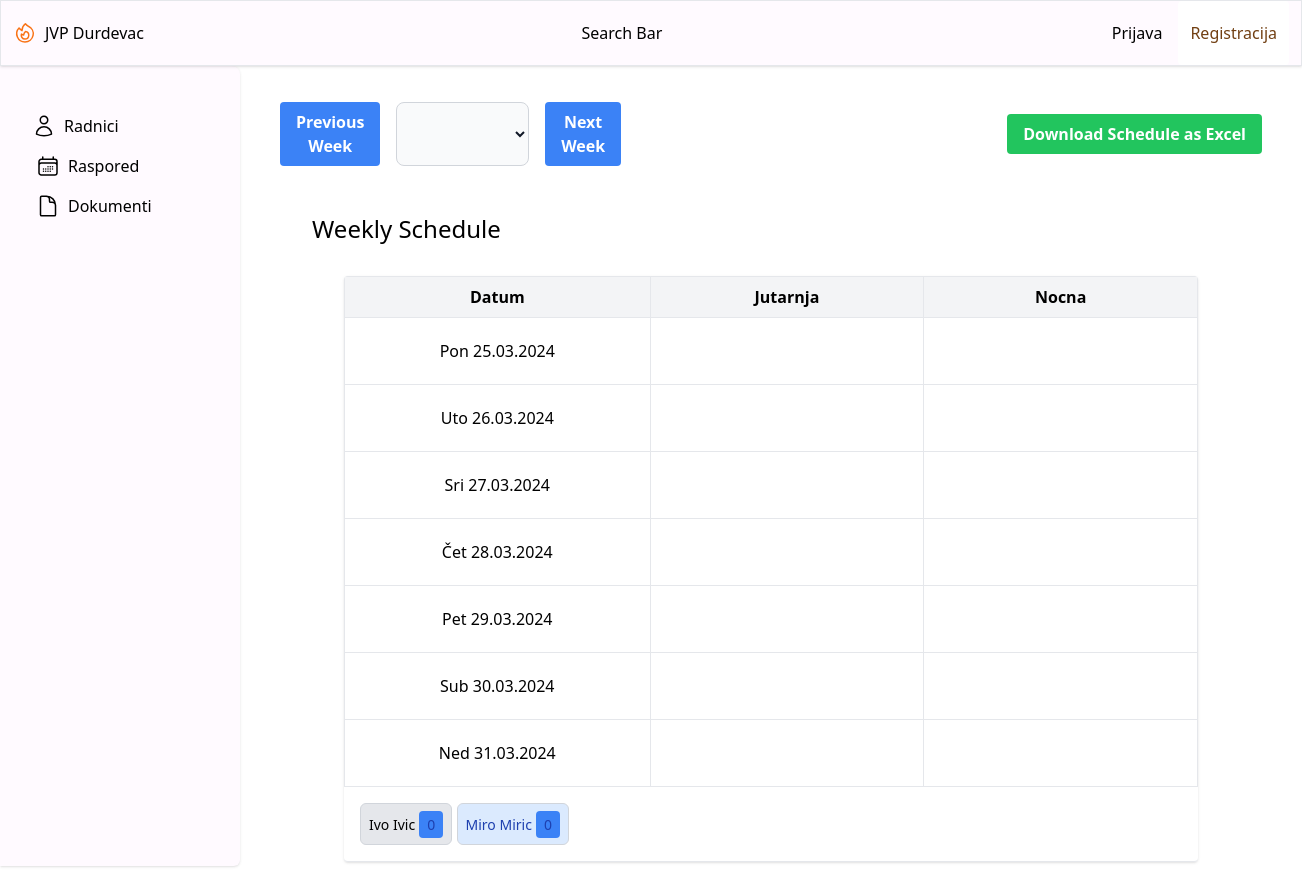
Page /schedule/ on the earlier database version.
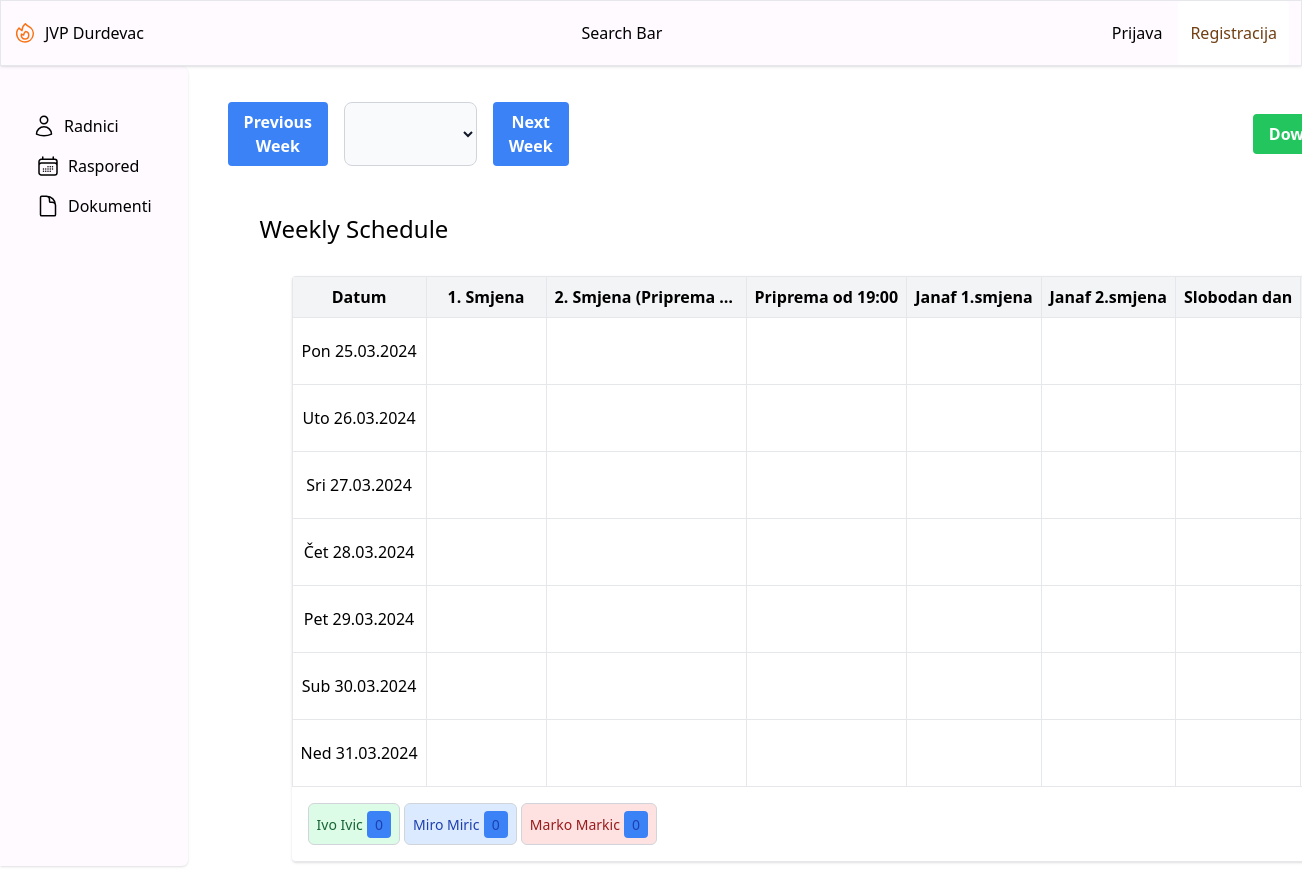
Same page on the later database version.
### scheduler/models.py (models this page shows, shortened)
class ShiftType(models.Model):
    name = models.CharField(max_length=100)
    start_time = models.TimeField(null=True, blank=True)
    end_time = models.TimeField(null=True, blank=True)
    description = models.TextField(blank=True)

class Employee(models.Model):
    name = models.CharField(max_length=100)
    surname = models.CharField(max_length=100)
    role = models.CharField(max_length=100)
    group = models.CharField(max_length=100)

### scheduler/views.py (the view)
# urls.py: path('schedule/', schedule_view, name='schedule_view'),
def schedule_view(request):
    start_date_str = request.GET.get('week_start')
    if start_date_str:
        start_date = datetime.strptime(start_date_str, '%Y-%m-%d').date()
    else:
        today = date.today()
        start_date = today - timedelta(days=today.weekday())  # Ensure we start on Monday
    week_dates = get_week_dates(start_date)
    shift_types = ShiftType.objects.all()
    schedule_data = {}
    for day in week_dates:
        day_key = day.strftime('%Y-%m-%d')
        schedule_data[day_key] = {}
        for shift_type in shift_types:
            entry = ScheduleEntry.objects.filter(date=day, shift_type=shift_type).first()
            schedule_data[day_key][shift_type.id] = entry
    context = {
        'week_dates': week_dates,
        'shift_types': shift_types,
        'schedule_data': schedule_data,
        'employees': Employee.objects.all(),
    }
    if is_ajax(request):
        schedule_grid_html = render_to_string('scheduler/scheduler_grid_inner.html', context, request)
        return HttpResponse(schedule_grid_html)
    return render(request, 'scheduler/schedule_grid.html', context)

### scheduler/templatetags/custom_filters.py (called while the page is built)
@register.filter(name='translate_day')
def translate_day(value):
    return DAY_TRANSLATIONS.get(value[:3], value)

### scheduler/templatetags/custom_templates.py (called while the page is built)
@register.filter(name='get_item')
def get_item(dictionary, key):
    if dictionary is None:
        return None
    return dictionary.get(str(key))

### scheduler/views.py (called while the page is built)
def is_ajax(request):
    return request.headers.get('x-requested-with') == 'XMLHttpRequest'

def get_week_dates(start_date):
    return [start_date + timedelta(days=i) for i in range(7)]

### scheduler/templates/scheduler/schedule_grid.html (shortened to what this page needs)
{% extends 'base.html' %}
{% load custom_templates %}
{% block content %}
<body>
  <div class="schedule-navigation flex justify-between items-center my-4">
    <div class="flex gap-4">
      <button id="prev-week" class="bg-blue-500 hover:bg-blue-700 text-white font-bold py-2 px-4 rounded">
        Previous Week
      </button>
      <select id="month-select" class="bg-gray-50 border border-gray-300 text-gray-900 text-sm rounded-lg focus:ring-blue-500 focus:border-blue-500 block w-full p-2.5">
      </select>
      <button id="next-week" class="bg-blue-500 hover:bg-blue-700 text-white font-bold py-2 px-4 rounded">
        Next Week
      </button>
    </div>
    <a href="{% url 'download_schedule' %}" class="bg-green-500 hover:bg-green-700 text-white font-bold py-2 px-4 rounded">
      Download Schedule as Excel
    </a>
  </div>
  <div class="container mx-auto px-4 sm:px-8">
    <div class="py-8">
      <div class="flex flex-row mb-1 sm:mb-0 justify-between w-full">
        <h2 class="text-2xl leading-tight">
          Weekly Schedule
        </h2>
      </div>
      <div class="container mx-auto p-4 sm:p-8">
        <div class="shadow overflow-hidden rounded border-b border-gray-200">
          <div id="schedule-grid" data-week-start="{{ week_dates.0|date:'Y-m-d' }}">
            {% include 'scheduler/scheduler_grid_inner.html' %}
          </div>
        <div id="employees-list" class="draggable-elements p-4">
          {% for employee in employees %}
          <div class="employee-block group-{{ employee.group }}" data-employee-id="{{ employee.id }}" data-group="{{ employee.group }}">
            <span class="employee-name">{{ employee.name }} {{ employee.surname }}</span>
            <span class="drop-counter">0</span>
          </div>
          {% endfor %}
        </div>
      </div>
    </div>
  </div>
  </div>
</body>
{% endblock %}

### scheduler/templates/base.html (shortened to what this page needs)
<!DOCTYPE html>
<html lang="en">
  <head>
    {% load static %}
    <link href="{% static 'css/output.css' %}" rel="stylesheet" />
    <link
      rel="stylesheet"
      href="https://cdnjs.cloudflare.com/ajax/libs/dragula/3.7.3/dragula.min.css"
    />
  </head>
  <nav class="bg-beige shadow sticky top-0 z-50">
    <div class="mx-auto border">
      <div class="flex justify-between">
        <div class="flex items-center">
          <a href="#" class="flex px-3">
            <span class="bold">JVP Durdevac</span>
          </a>
        </div>
        <div class="flex items-center">Search Bar</div>
        <div class="hidden md:flex px-3 items-center space-x-1">
          {% if user.is_authenticated %}
          <span>Welcome, {{ user.username }}!</span>
          <form action="{% url 'logout' %}" method="post">
            {% csrf_token %}
            <input type="hidden" name="next" value="{{ request.path }}" />
            <button type="submit" class="py-5 px-3">Logout</button>
          </form>
          {% else %}
          <a href="{% url 'login' %}" class="py-5 px-3">Prijava</a>
          <a
            href="{% url 'register' %}"
            class="py-5 px-3 bg-white hover:bg-red-400 text-yellow-900 rounded transition duration-300"
            >Registracija</a
          >
          {% endif %}
        </div>
      </div>
    </div>
  </nav>
  <body class="relative">
    <div class="flex">
      <div
        class="h-screen w-60 bg-beige shadow rounded-br-md rounded-tr-lg p-6 antialiased"
      >
        <ul class="mt-4">
          <li>
            <a
              href="{% url 'radnici' %}"
              class="flex items-center gap-2 p-2 text-black rounded-md hover:bg-gray-700"
            >
              Radnici
            </a>
          </li>
          <li>
            <a
              href="{% url 'schedule_view' %}"
              class="flex items-center gap-2 rounded-md px-3 py-2 text-black hover:bg-gray-700"
            >
              Raspored
            </a>
          </li>
          <li>
            <a
              href="#"
              class="flex items-center gap-2 rounded-md px-3 py-2 text-black hover:bg-gray-700"
            >
              Dokumenti
            </a>
          </li>
        </ul>
      </div>
      <main class="main-content flex-1 px-10 py-5">
        {% block content %}{% endblock %}
      </main>
    </div>
  </body>
</html>

### scheduler/templates/scheduler/scheduler_grid_inner.html (shortened to what this page needs)
{% load custom_templates %}
{% load custom_filters %}
<body>
    <table class="min-w-full leading-normal table-fixed schedule-table">
        <thead class="bg-gray-100">
        <tr>
            <th class="px-4 py-2 border max-w-10">Datum</th>
            {% for shift_type in shift_types %}
            <th class="px-4 py-2 border">{{ shift_type.name }}</th>
            {% endfor %}
        </tr>
        </thead>
        <tbody>
            {% for day in week_dates %}
              <tr class="hover:bg-gray-50">
                <td class="px-4 py-2 border">{{ day|date:"D" | translate_day }} {{ day|date:"d.m.Y" }}</td>
                {% for shift_type in shift_types %}
                  <td class="px-4 py-2 border">
                    <div class="dropzone" data-shift-type-id="{{ shift_type.id }}" data-date="{{ day|date:'Y-m-d' }}">
                    </div>
                  </td>
                {% endfor %}
              </tr>
            {% endfor %}
          </tbody>
    </table>
</body>

Differences in the rows shown:
removed ShiftType: name "Jutarnja"
removed ShiftType: name "Nocna"
added ShiftType: name "1. Smjena"
added ShiftType: name "2. Smjena (Priprema…"
added ShiftType: name "Priprema od 19:00"
added ShiftType: name "Janaf 1.smjena"
added ShiftType: name "Janaf 2.smjena"
added ShiftType: name "Slobodan dan"
changed Employee "Ivo": group "4" → "2" (drawn)
added Employee: name "Marko", surname "Markic"
